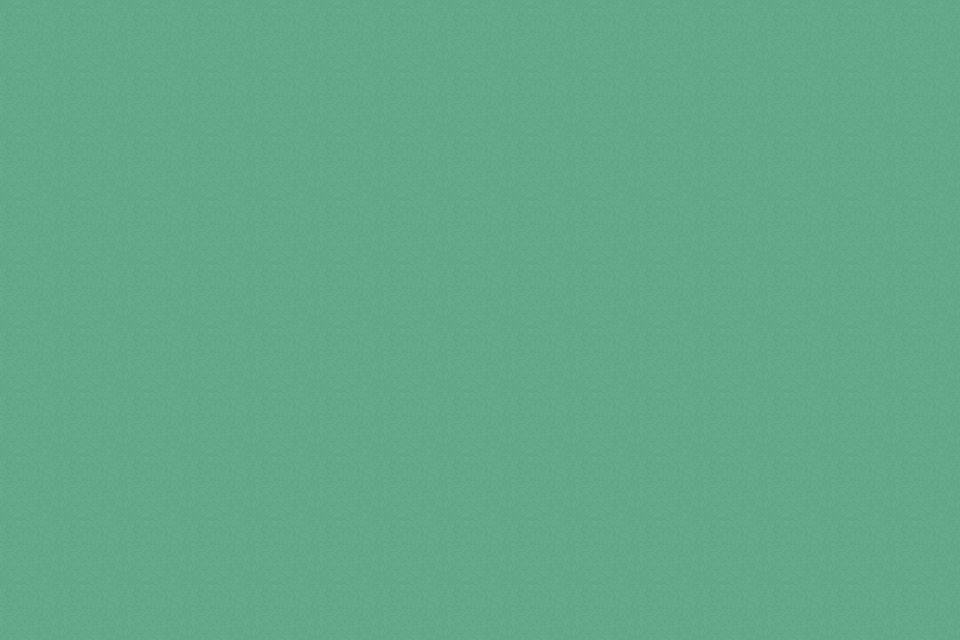

A level layout from a 2D game, rendered from its tile map. Below: a short description, then the map file with tile-grid data replaced by summaries:
An orthogonal 15x10 tile map with 64x64 px tiles, 2 tile layers (Background, Meta) and 1 object (Mountain).

<map version="1.0" orientation="orthogonal" width="15" height="10" tilewidth="64" tileheight="64">
 <tileset firstgid="1" name="TileLayer_background-hd" tilewidth="64" tileheight="64">
  <image source="TileLayer_background-hd.png" width="2048" height="2048" />
 </tileset>
 <layer name="Background" width="15" height="10">
  <data>[150 cells, 150 non-empty, 7 distinct tile ids]</data>
 </layer>
 <objectgroup name="MountainObject" width="15" height="10">
  <object name="Mountain" x="832" y="64" width="64" height="64" />
 </objectgroup>
 <layer name="Meta" width="15" height="10">
  <data>[150 cells, 67 non-empty, 1 distinct tile ids]</data>
 </layer>
</map>
